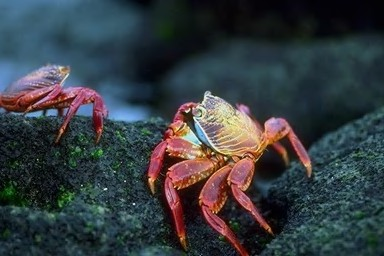
#> input picture Natures_Fake_Images/Data/Real/Au_ani_0011.jpg, 384 x 256 px; its folder holds 4 pictures in this run
$ jupyter execute --allow-errors Fake_Image_Classification.ipynb   (shell and % lines are left out)
#> lines starting #> are read from the running program, lines starting #| are printed output that depends on the picture
# import library

[cell 1]
import warnings
warnings.filterwarnings("ignore")

[cell 2]
#import necessary libraries
import os
import numpy as np
from pathlib import Path
from glob import glob
import random
import cv2
import matplotlib.pyplot as plt
import seaborn as sns

from sklearn.model_selection import train_test_split
from tensorflow.keras.utils import to_categorical
from tensorflow.keras.models import Sequential
from tensorflow.keras.layers import Dense, Flatten, Conv2D, MaxPooling2D, Dropout,Activation
from sklearn.metrics import accuracy_score,classification_report,confusion_matrix
from PIL import Image
from pylab import *
from PIL import Image, ImageChops, ImageEnhance

# Data Loading & Data Visualization

## Data Loading

[cell 3]
real_images = os.listdir("Data/Real/")
#> (the rest of this cell did not finish here and is left out)

[cell 4]
print(len(real_images))

#> (a cell that did not finish here is left out)

## Data size comparison of Real and Fake images using pie-chart

[cell 6]
plt.figure(figsize=(10,7))
plt.rcParams["font.size"] = 20
labels=['Real Images','Fake Images']
#> (the rest of this cell did not finish here and is left out)

## Data size comparison of Real and Fake images using bar-chart

[cell 7]
plt.figure(figsize=(10,7))
labels=['Real Images','Fake Images']
#> (the rest of this cell did not finish here and is left out)

## Randomly Visualizing Fake and Real Images from our Dataset

[cell 8]
from random import sample

[cell 9]
RealImages = glob("Data/Real/**")
def plot_real_images():
    r = sample(RealImages, 9)
    plt.figure(figsize=(20,20))
    plt.subplot(331)
    img_1=cv2.imread(r[0])
    img_1 = cv2.cvtColor(img_1,cv2.COLOR_BGR2RGB)
    plt.imshow(img_1); plt.axis('off')
    plt.subplot(332)
    img_2=cv2.imread(r[1])
    img_2 = cv2.cvtColor(img_2,cv2.COLOR_BGR2RGB)
    plt.imshow(img_2); plt.axis('off')
    plt.subplot(333)
    img_3=cv2.imread(r[2])
    img_3 = cv2.cvtColor(img_3,cv2.COLOR_BGR2RGB)
    plt.imshow(img_3); plt.axis('off')
    plt.subplot(334)
    img_4=cv2.imread(r[3])
    img_4 = cv2.cvtColor(img_4,cv2.COLOR_BGR2RGB)
    plt.imshow(img_4); plt.axis('off')
    plt.subplot(335)
    img_5 = cv2.imread(r[4])
    img_5 = cv2.cvtColor(img_5,cv2.COLOR_BGR2RGB)
    plt.imshow(img_5); plt.axis('off')
    plt.subplot(336)
    img_6 = cv2.imread(r[5])
    img_6 = cv2.cvtColor(img_6,cv2.COLOR_BGR2RGB)
    plt.imshow(img_6); plt.axis('off')
    plt.subplot(337)
    img_7=cv2.imread(r[6])
    img_7 = cv2.cvtColor(img_7,cv2.COLOR_BGR2RGB)
    plt.imshow(img_7); plt.axis('off')
    plt.subplot(338)
    img_8=cv2.imread(r[7])
    img_8 = cv2.cvtColor(img_8,cv2.COLOR_BGR2RGB)
    plt.imshow(img_8); plt.axis('off')
    plt.subplot(339)
    img_9=cv2.imread(r[8])
    img_9 = cv2.cvtColor(img_9,cv2.COLOR_BGR2RGB)
    plt.imshow(img_9); plt.axis('off')

#> (a cell that did not finish here is left out)

[cell 11]
FakeImages = glob("Data/Fake/**")
def plot_fake_images():
    r = sample(FakeImages, 9)
    plt.figure(figsize=(20,20))
    plt.subplot(331)
    img_1=cv2.imread(r[0])
    img_1 = cv2.cvtColor(img_1,cv2.COLOR_BGR2RGB)
    plt.imshow(img_1); plt.axis('off')
    plt.subplot(332)
    img_2=cv2.imread(r[1])
    img_2 = cv2.cvtColor(img_2,cv2.COLOR_BGR2RGB)
    plt.imshow(img_2); plt.axis('off')
    plt.subplot(333)
    img_3=cv2.imread(r[2])
    img_3 = cv2.cvtColor(img_3,cv2.COLOR_BGR2RGB)
    plt.imshow(img_3); plt.axis('off')
    plt.subplot(334)
    img_4=cv2.imread(r[3])
    img_4 = cv2.cvtColor(img_4,cv2.COLOR_BGR2RGB)
    plt.imshow(img_4); plt.axis('off')
    plt.subplot(335)
    img_5 = cv2.imread(r[4])
    img_5 = cv2.cvtColor(img_5,cv2.COLOR_BGR2RGB)
    plt.imshow(img_5); plt.axis('off')
    plt.subplot(336)
    img_6 = cv2.imread(r[5])
    img_6 = cv2.cvtColor(img_6,cv2.COLOR_BGR2RGB)
    plt.imshow(img_6); plt.axis('off')
    plt.subplot(337)
    img_7=cv2.imread(r[6])
    img_7 = cv2.cvtColor(img_7,cv2.COLOR_BGR2RGB)
    plt.imshow(img_7); plt.axis('off')
    plt.subplot(338)
    img_8=cv2.imread(r[7])
    img_8 = cv2.cvtColor(img_8,cv2.COLOR_BGR2RGB)
    plt.imshow(img_8); plt.axis('off')
    plt.subplot(339)
    img_9=cv2.imread(r[8])
    img_9 = cv2.cvtColor(img_9,cv2.COLOR_BGR2RGB)
    plt.imshow(img_9); plt.axis('off')

#> (a cell that did not finish here is left out)

# Apply Error Leavel Analysis

[cell 13]
def convert_to_ela_image(path, quality):
#> called with quality = 90
    temp_filename = 'temp_file_name.jpg'
    ela_filename = 'temp_ela.png'

    image = Image.open(path).convert('RGB')
#> image is the input picture: PIL image 384x256 RGB; mean R, G, B 54.2, 60.8, 65
    image.save(temp_filename, 'JPEG', quality = quality)
    temp_image = Image.open(temp_filename)

    ela_image = ImageChops.difference(image, temp_image)

    extrema = ela_image.getextrema()
#> extrema = ((0, 7), (0, 4), (0, 8))
    max_diff = max([ex[1] for ex in extrema])
#> max_diff = 8
    if max_diff == 0:
        max_diff = 1
    scale = 255.0 / max_diff
#> scale = 31.88

    ela_image = ImageEnhance.Brightness(ela_image).enhance(scale)
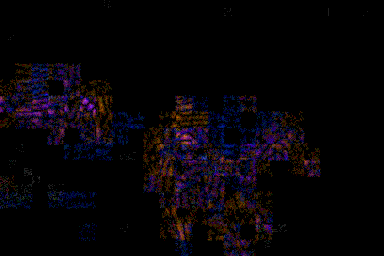
#> ela_image: PIL image 384x256 RGB; mean R, G, B 6.7, 3.7, 7.3

    return ela_image

[cell 14]
image_size = (256, 256)

## prepare_Image
### 1) convert to ELA Images
### 2) image resizing
### 3) normalization

[cell 15]
def prepare_image(image_path):
    return np.array(convert_to_ela_image(image_path, 90).resize(image_size)).flatten() / 255.0

# We are doing ELA for Real Images

[cell 16]
X = [] # ELA converted images
Y = [] # 0 for fake, 1 for real

[cell 17]
path = 'data/real/'
for dirname, _, filenames in os.walk(path):
    for filename in filenames:
        if filename.endswith('.jpg') or filename.endswith('.png'):
            try:
                full_path = os.path.join(dirname, filename)
                X.append(prepare_image(full_path))
                Y.append(1)
            except:
                pass
print(len(X), len(Y))

[cell 18]
print(Y)

# Applying ELA for Fake images

[cell 19]
path = 'data/fake/'
#> path = 'data/fake/'
for dirname, _, filenames in os.walk(path):
    for filename in filenames:
        if filename.endswith('.jpg') or filename.endswith('.png'):
            full_path = os.path.join(dirname, filename)
            X.append(prepare_image(full_path))
            Y.append(0)

print(len(X), len(Y))

[cell 20]
print(Y)

[cell 21]
X = np.array(X)

[cell 22]
np.shape(X)
#> Out = (4, 196608)

[cell 23]
X = X.reshape(-1, 256, 256, 3)

[cell 24]
X.shape
#> Out = (4, 256, 256, 3)

[cell 25]
plt.imshow(X[0])
plt.show()
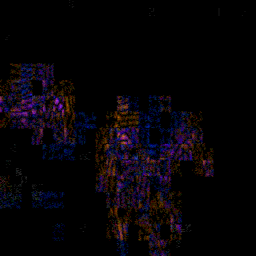
#> shown: shape (256, 256, 3) float64; mean R, G, B 0.0265, 0.0147, 0.0292

$ run again, on Natures_Fake_Images/Data/Real/Au_ani_0019.jpg
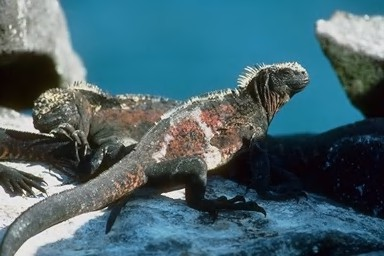
#> input picture Natures_Fake_Images/Data/Real/Au_ani_0019.jpg, 384 x 256 px
#> in convert_to_ela_image, image is the input picture: PIL image 384x256 RGB; mean R, G, B 70.4, 100.9, 110.5
#> extrema = ((0, 5), (0, 3), (0, 4))
#> max_diff = 5
#> scale = 51
#> in convert_to_ela_image, `ela_image = ImageEnhance.Brightness(ela_image).enhance(scale)`:
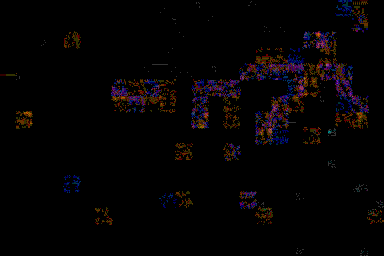
#> ela_image: PIL image 384x256 RGB; mean R, G, B 4.8, 2.6, 3.4
#| 1 1
#| 1 1
#> `plt.show()`:
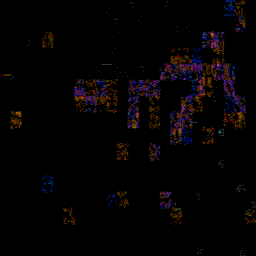
#> shown: shape (256, 256, 3) float64; mean R, G, B 0.019, 0.0105, 0.0135

$ run again, on Natures_Fake_Images/Data/Real/Au_ani_0023.jpg
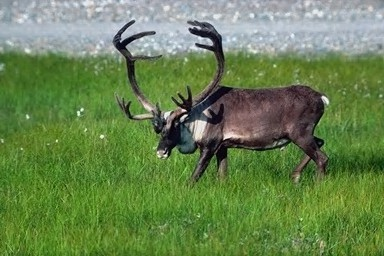
#> input picture Natures_Fake_Images/Data/Real/Au_ani_0023.jpg, 384 x 256 px
#> in convert_to_ela_image, image is the input picture: PIL image 384x256 RGB; mean R, G, B 104.3, 131.3, 79.8
#> extrema = ((0, 3), (0, 2), (0, 5))
#> max_diff = 5
#> scale = 51
#> in convert_to_ela_image, `ela_image = ImageEnhance.Brightness(ela_image).enhance(scale)`:
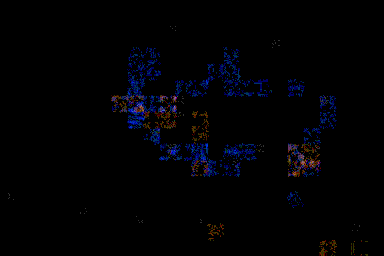
#> ela_image: PIL image 384x256 RGB; mean R, G, B 1.3, 1.4, 4
#| 1 1
#| 1 1
#> `plt.show()`:
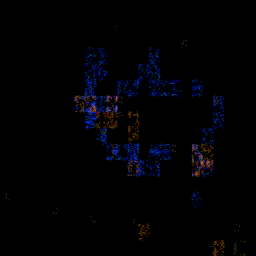
#> shown: shape (256, 256, 3) float64; mean R, G, B 0.00515, 0.00582, 0.016
